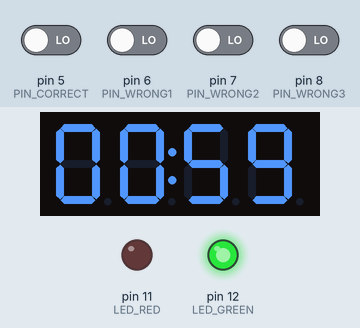
This sketch was run on a simulated Arduino Uno, built with avr-gcc and run on an emulated ATmega328P. Parts: 4-digit seven-segment display, output pins drawn as LEDs (lit = HIGH). Inputs (shaded band) come from the test bench; at power-on: pin 5 (PIN_CORRECT), pin 6 (PIN_WRONG1), pin 7 (PIN_WRONG2), pin 8 (PIN_WRONG3) LOW.

Above: at 0.2 s.
Timing chart, 0 to 1.7 s (numbered marks = the images above):
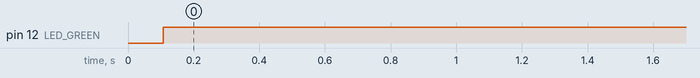

Measured:
- by itself, pin 12 (LED_GREEN): LOW → HIGH at 0.11 s

The sketch:

taimerprovoda.ino
```cpp
#include <TM1637Display.h>

// ----------------- Пины -----------------
#define CLK 4
#define DIO 3
TM1637Display display(CLK, DIO);

// Светодиоды
const uint8_t LED_RED   = 11;
const uint8_t LED_GREEN = 12;

// Провода головоломки
const uint8_t PIN_CORRECT = 5;
const uint8_t PIN_WRONG1  = 6;
const uint8_t PIN_WRONG2  = 7;
const uint8_t PIN_WRONG3  = 8;

// ----------------- Настройки -----------------
const unsigned long GAME_TIME_MS = 60000UL; // 60 секунд
const unsigned long DEBOUNCE_MS = 50;

// ----------------- Переменные -----------------
unsigned long startMillis;    // время старта таймера
unsigned long fixedElapsed;   // фиксируем время при правильном проводе
bool solved = false;          // правильный провод вытащен
bool timeUp = false;          // время вышло

// Для антидребезга проводов
int prevState[4] = {HIGH,HIGH,HIGH,HIGH};
unsigned long lastChangeTime[4] = {0,0,0,0};

// ----------------- setup -----------------
void setup() {
  // LED
  pinMode(LED_RED, OUTPUT);   digitalWrite(LED_RED, LOW);
  pinMode(LED_GREEN, OUTPUT); digitalWrite(LED_GREEN, LOW);

  // Провода с внешними pull-down 10k к GND
  pinMode(PIN_CORRECT, INPUT);
  pinMode(PIN_WRONG1, INPUT);
  pinMode(PIN_WRONG2, INPUT);
  pinMode(PIN_WRONG3, INPUT);

  // TM1637
  display.setBrightness(0x0f);
  display.clear();

  // Старт таймера сразу
  startMillis = millis();
}

// ----------------- loop -----------------
void loop() {
  unsigned long now = millis();
  unsigned long elapsed;

  // Таймер останавливается при решении
  if (solved) {
    elapsed = fixedElapsed;
  } else {
    elapsed = now - startMillis;
    // Проверка истечения времени
    if (!solved && elapsed >= GAME_TIME_MS) {
      timeUp = true;
      elapsed = GAME_TIME_MS;
    }
  }

  unsigned long remaining = (GAME_TIME_MS > elapsed) ? (GAME_TIME_MS - elapsed) : 0;
  showTime(remaining / 1000);

  // Проверка проводов, только если игра не завершена
  if (!solved && !timeUp) {
    checkWire(PIN_CORRECT, true, 0);
    checkWire(PIN_WRONG1, false, 1);
    checkWire(PIN_WRONG2, false, 2);
    checkWire(PIN_WRONG3, false, 3);
  }

  // Время вышло, правильный провод не вытянули
  if (timeUp && !solved) {
    digitalWrite(LED_RED, HIGH);
  }
}

// ----------------- Проверка одного провода -----------------
void checkWire(uint8_t pin, bool isCorrect, int index) {
  int reading = digitalRead(pin);
  unsigned long now = millis();

  if (reading != prevState[index]) {
    lastChangeTime[index] = now;
    prevState[index] = reading;
  }

  // LOW = провод вытащен
  if ((now - lastChangeTime[index]) > DEBOUNCE_MS && reading == LOW) {
    handleWirePulled(isCorrect);
  }
}

// ----------------- Обработка выдернутого провода -----------------
void handleWirePulled(bool isCorrect) {
  if (solved || timeUp) return;

  if (isCorrect) {
    solved = true;
    fixedElapsed = millis() - startMillis; // фиксируем время
    digitalWrite(LED_RED, LOW);
    digitalWrite(LED_GREEN, HIGH); // зелёный LED горит, таймер останавливается
  } else {
    // неправильный провод → красный LED мигает, таймер продолжает
    for(int i=0;i<2;i++){
      digitalWrite(LED_RED,HIGH); delay(200);
      digitalWrite(LED_RED,LOW);  delay(150);
    }
  }
}

// ----------------- Отображение таймера -----------------
void showTime(long secondsLeft) {
  if (secondsLeft < 0) secondsLeft = 0;
  int mm = secondsLeft / 60;
  int ss = secondsLeft % 60;
  int value = mm*100 + ss;
  uint8_t dots = 0b01000000; // двоеточие
  display.showNumberDecEx(value,dots,true,4,0);
}
```
